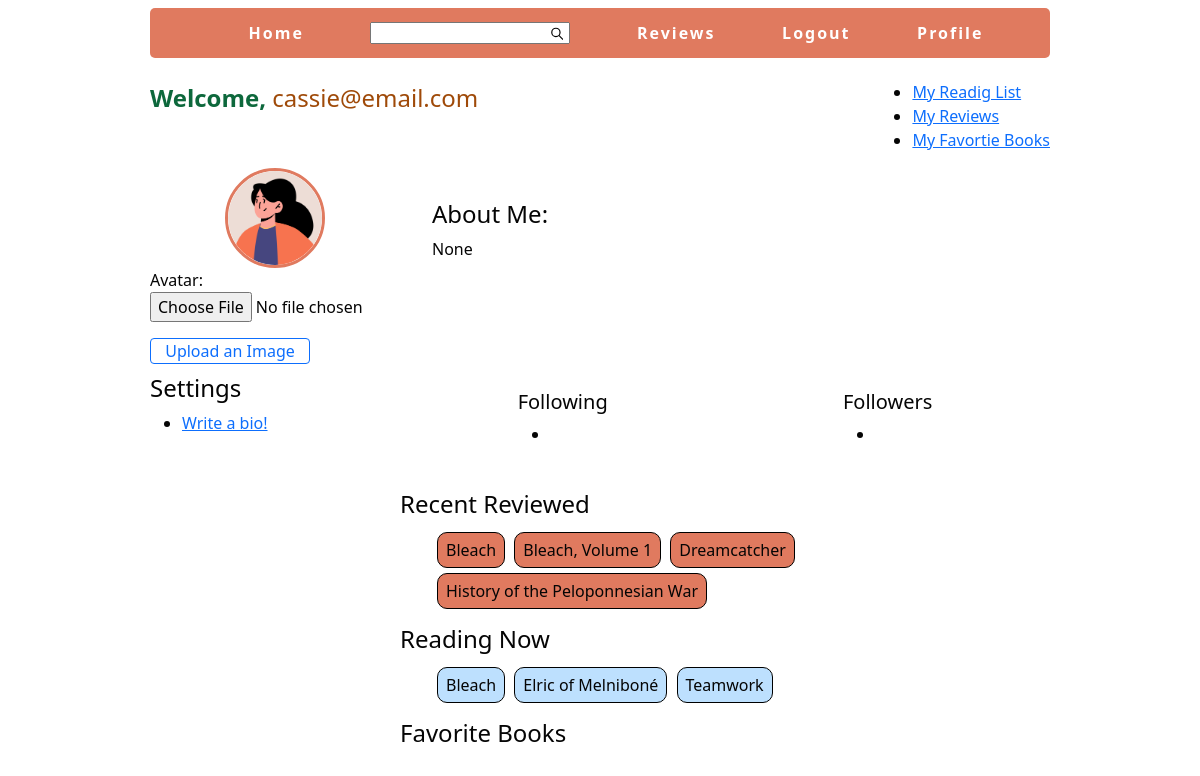
Before: /user_profile_page/1 (signed in) with the older database file.
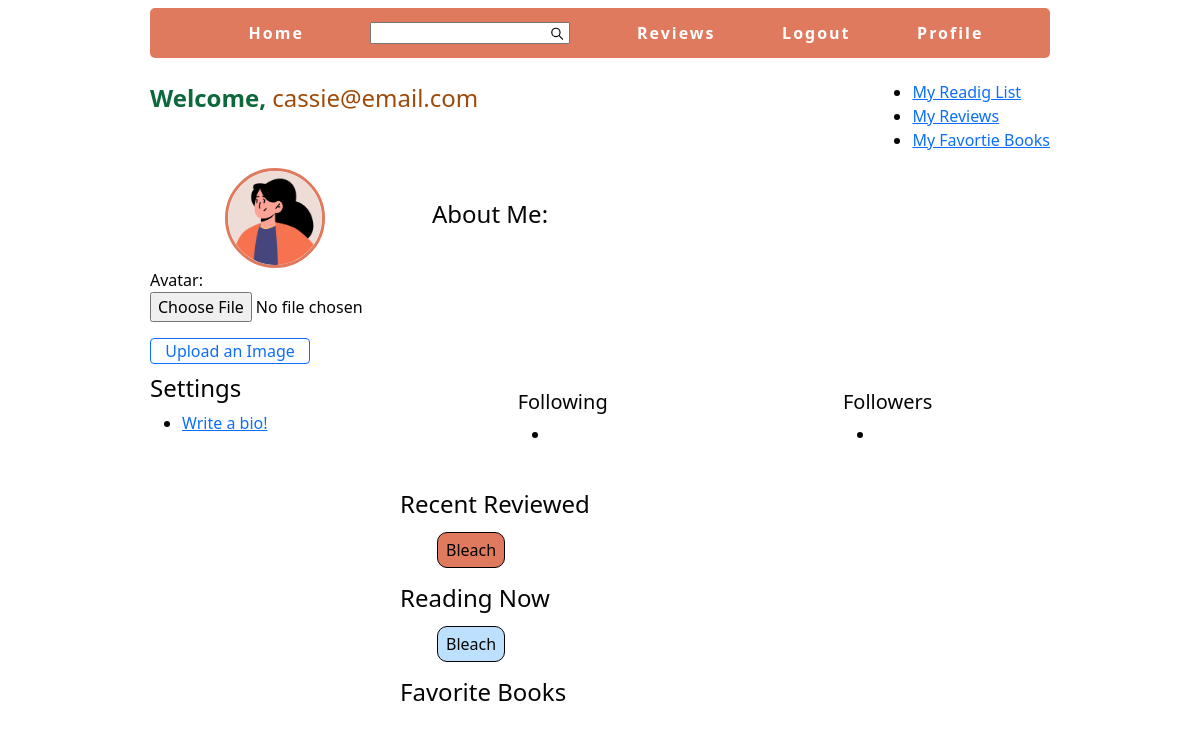
After: the same page with the newer database file.
### book_data/models.py (models this page shows, shortened)
class Reviews(models.Model):
    reviewer = models.ForeignKey(User, on_delete=models.CASCADE)
    book_title = models.CharField(max_length=120)
    book_id = models.CharField(max_length=50)
    cover_id = models.CharField(max_length=50)
    content = models.TextField()
    rating = models.IntegerField()
    created_at = models.DateTimeField(auto_now_add=True)
    class Meta:
        db_table = "reviews"

class ReadingList(models.Model):
    user = models.ForeignKey(User, on_delete=models.CASCADE)
    title = models.CharField(max_length=50)
    book_id = models.CharField(max_length=50)
    cover_id = models.CharField(max_length=50, null=True, blank=True)
    class Meta:
        db_table = "reading_list"

### book_data/views.py (the view)
# urls.py: path('user_profile_page/<int:user_id>', user_profile_page, name='user_profile_page'),
def user_profile_page(request, user_id):
    if request.method == 'POST':
        avatar_form = AvatarForm(request.POST, request.FILES)
        if avatar_form.is_valid():
            profile = request.user.profile
            profile.avatar = avatar_form.cleaned_data['avatar']
            profile.save()
            return redirect('user_profile_page', user_id)
        else:
            return redirect('index')
    else:
        avatar_form = AvatarForm()
    try:
        profile = request.user.profile
        avatar_url = profile.avatar.url
    except ObjectDoesNotExist:
        avatar_url = None
    try:
        profile = request.user.profile
        bio = profile.bio
    except ObjectDoesNotExist:
        bio = None
    try:
        reading_list = ReadingList.objects.filter(user=request.user)
    except ObjectDoesNotExist:
        reading_list = None
    try:
        reviews = Reviews.objects.filter(reviewer=request.user).order_by('-created_at')[:10]
    except ObjectDoesNotExist:
        reviews = None
    context = {
        'reading_list': reading_list,
        'reviews': reviews,
        'avatar_form': avatar_form,
        'avatar_url': avatar_url,
        'bio': bio
    }
    return render(request, 'book_data/user_profile_page.html', context)

### book_data/forms.py
class AvatarForm(forms.ModelForm):
    class Meta:
        model = Profile
        fields = ['avatar']

### book_data/templates/book_data/user_profile_page.html (shortened to what this page needs)
{% extends 'book_data/layout.html' %}
{% load static %}
{% block extra_css %}
    <link rel="stylesheet" href="{% static 'style/profile_page.css' %}">
{% endblock %}
{% block content %}
    <div class="grid-container">
        <div class="profile-contianer">
            <div class="avatar-img-div">
                {% if avatar_url %}
                <img src="{{ avatar_url }}" alt="Profile Avatar">
                {% else %}
                    <img src="/book_search/media/avatars/avatar.png" alt="Profile Avatar">
                {% endif %}
            </div>
            <form class="avatar-form" action='{% url "user_profile_page" user_id=user.id %}' enctype="multipart/form-data" method="POST">
                {{ avatar_form }}
                <button type="submit" class="btn btn-outline-primary btn-size">Upload an Image</button>
            </form>
        </div>
        <div class="settings">
            <h4>Settings</h4>
            <ul>
                <li><a href="{% url 'biography' %}">Write a bio!</a></li>
            </ul>
        </div>
        <div class="biography">
            <h4>About Me:</h4>
            <p>{{ bio }}</p>
        </div>
        <div class="followers">
            <div>
                <h5>Following</h5>
                <ul>
                    <li></li>
                </ul>
            </div>
            <div>
                <h5>Followers</h5>
                <ul>
                    <li></li>
                </ul>
            </div>
        </div>
        <div class="reviews">
            <h4>Recent Reviewed</h4>
            <ul class="review-list">
                {% for review in reviews %}
                    <li>
                        {{ review.book_title }}
                    </li>
                {% endfor %}
            </ul>
        </div>
        <div class="reading-list">
            <h4>Reading Now</h4>
            <ul class="reading-list">
                {% for item in reading_list %}
                    <li>
                        {{ item.title }}
                    </li>
                {% endfor %}
            </ul>
        </div>
        <div class="recent-reviews">
            <h4>Favorite Books</h4>
        </div>
    </div>
{% endblock %}

Changed rows visible on the page:
removed Reviews: book_title "Bleach, Volume 1"
removed Reviews: book_title "Dreamcatcher"
removed Reviews: book_title "History of the Peloponnesian War"
removed ReadingList: title "Elric of Melniboné"
removed ReadingList: title "Teamwork"
Other visible differences:
{{ bio }}: "None" → (not shown)
